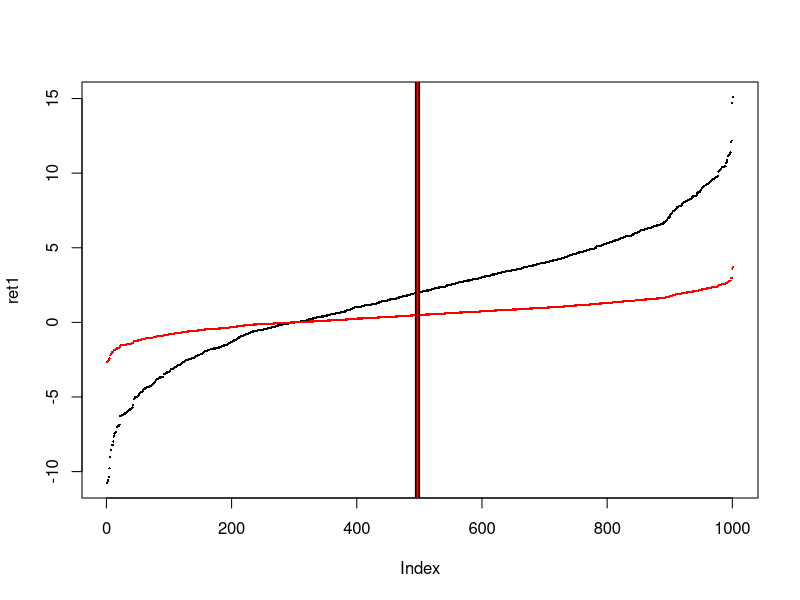
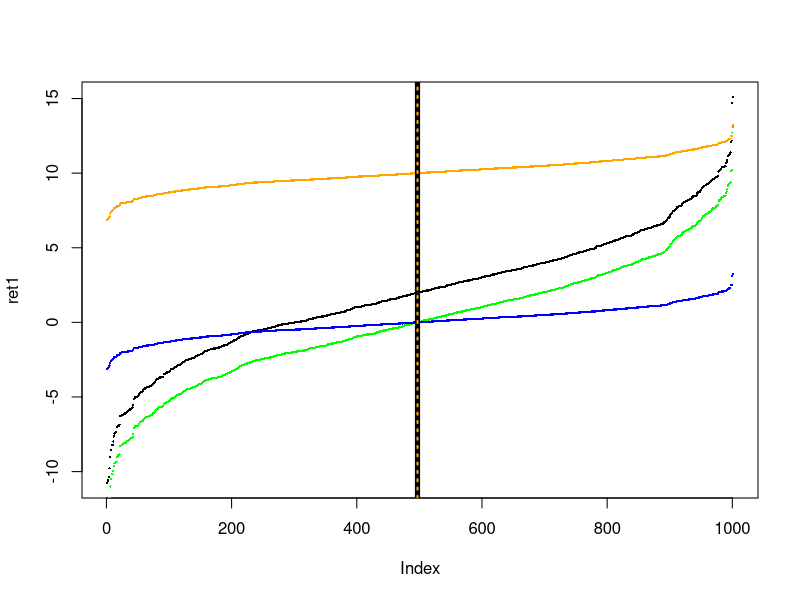
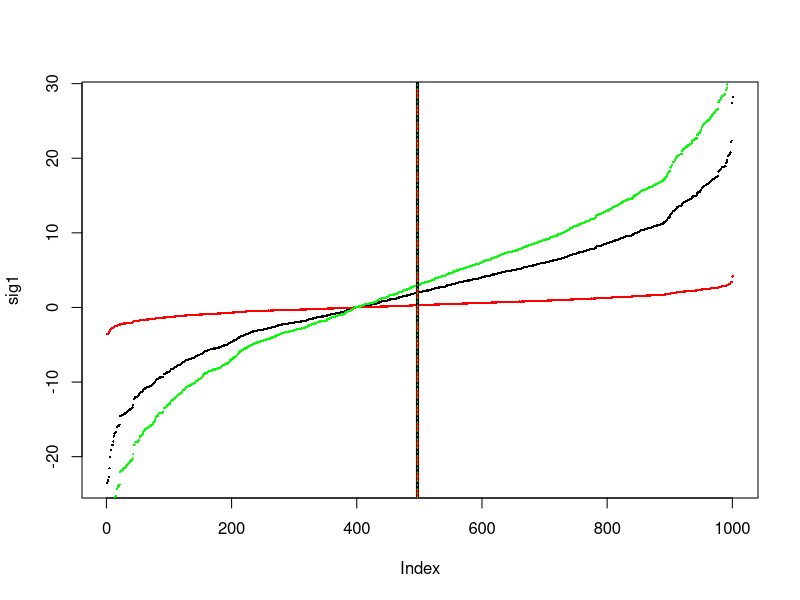
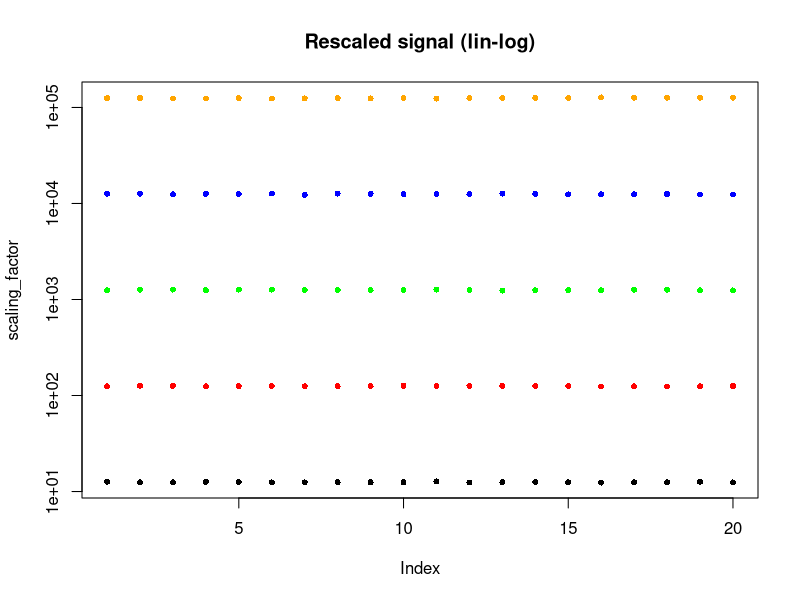
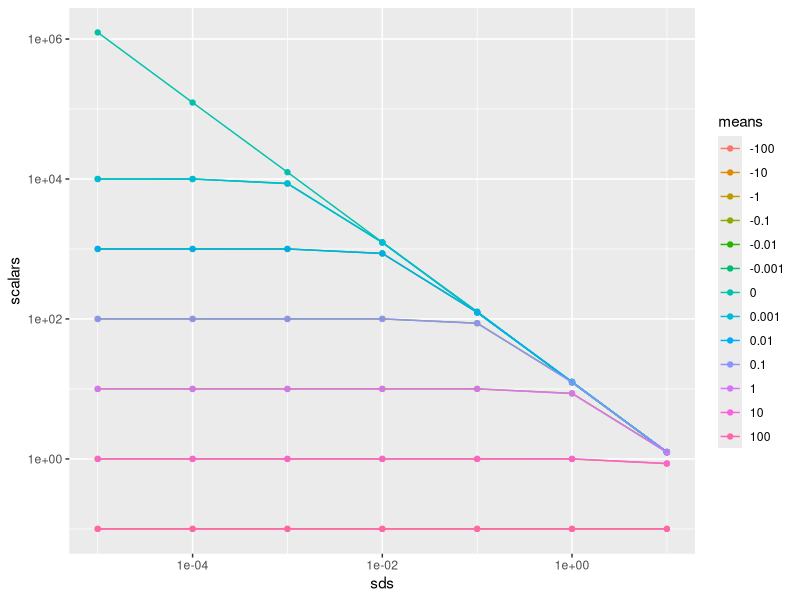
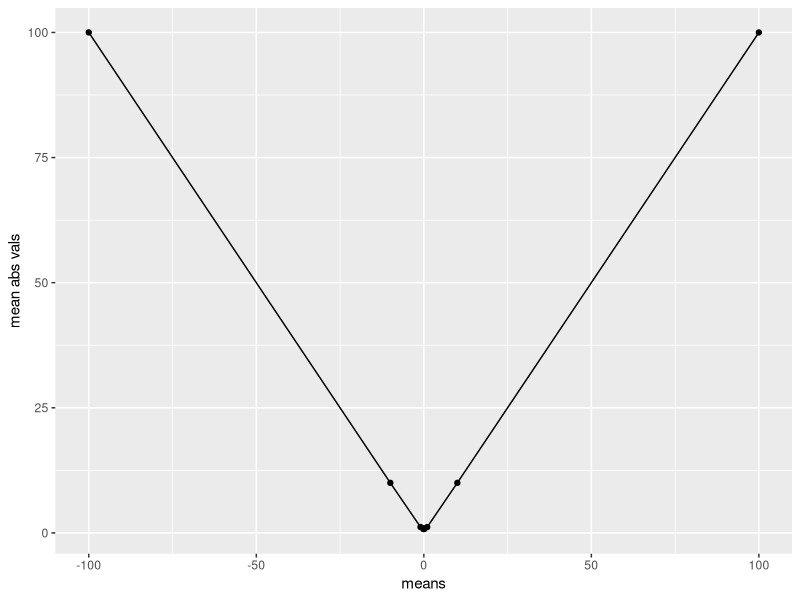
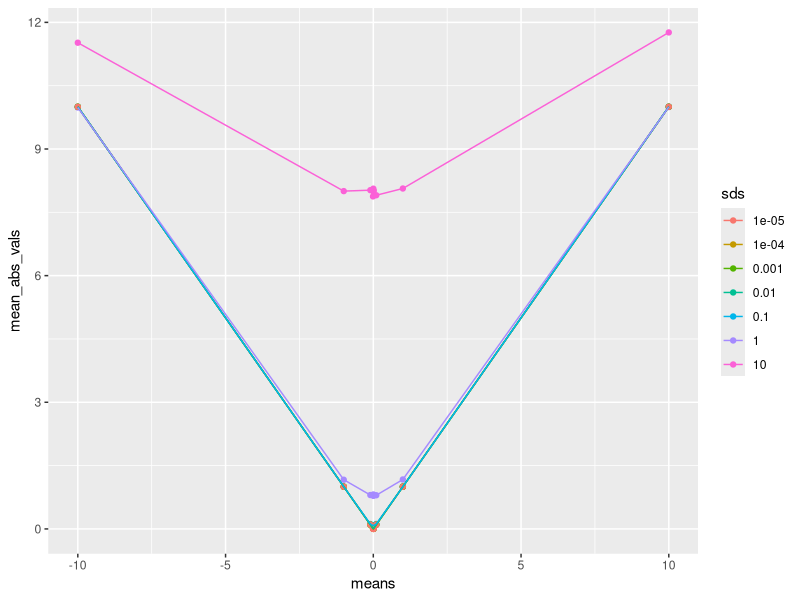
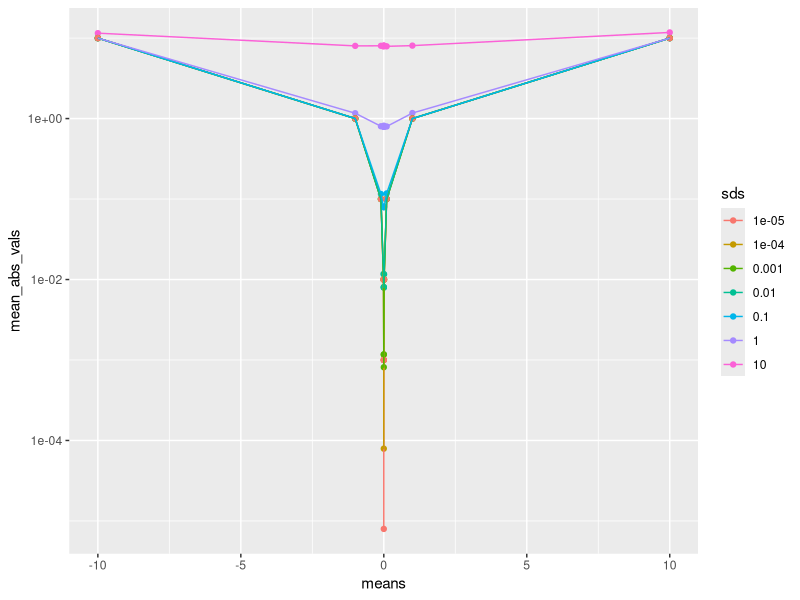

Reproduce these figures in R, in order.
## ---- chunk 1
knitr::opts_chunk$set(echo = TRUE)
## ---- chunk 2
set.seed(3746)
ret <- rnorm(1000, 2, 4)
## ---- chunk 3
mean(ret)
## ---- chunk 4
sd(ret)
## ---- chunk 5
std_ret <- ret / sd(ret)
## ---- chunk 6
mean(std_ret)
## ---- chunk 7
sd(std_ret)
## ---- chunk 8
ret1 <- sort(c(ret, mean(ret)))
std_ret1 <- sort(c(std_ret, mean(std_ret)))

plot(ret1, pch = 16, cex = 0.3, col = "black")
points(std_ret1, pch = 16, cex = 0.3, col = "red")
abline(v=which(ret1 == mean(ret1)), lty = "solid", lwd = 5, col="black")
abline(v=which(std_ret1 == mean(std_ret1)), lty = "solid", lwd = 2, col="red")
## ---- chunk 9
demeaned_ret <- ret - mean(ret)
## ---- chunk 10
mean(demeaned_ret)
## ---- chunk 11
sd(demeaned_ret)
## ---- chunk 12
std_demeaned_ret <- demeaned_ret / sd(demeaned_ret)
## ---- chunk 13
mean(std_demeaned_ret)
## ---- chunk 14
sd(std_demeaned_ret)
## ---- chunk 15
normalized_ret <- std_demeaned_ret + 10
## ---- chunk 16
mean(normalized_ret)
## ---- chunk 17
sd(normalized_ret)
## ---- chunk 18
ret1 <- sort(c(ret, mean(ret)))
demeaned_ret1 <- sort(c(demeaned_ret, mean(demeaned_ret)))
std_demeaned_ret1 <- sort(c(std_demeaned_ret, mean(std_demeaned_ret)))
normalized_ret1 <- sort(c(normalized_ret, mean(normalized_ret)))


plot(ret1, pch = 16, cex = 0.3, col = "black")
points(demeaned_ret1, pch = 16, cex = 0.3, col = "green")
points(std_demeaned_ret1, pch = 16, cex = 0.3, col = "blue")
points(normalized_ret1, pch = 16, cex = 0.3, col = "orange")
abline(v=which(ret1 == mean(ret1)), lty = "solid", lwd = 5, col="black")
abline(v=which(demeaned_ret1 == mean(demeaned_ret1)), lty = "dashed", lwd = 4, col="green")
abline(v=which(std_demeaned_ret1 == mean(std_demeaned_ret1)), lty = "dashed", lwd = 3, col="blue")
abline(v=which(normalized_ret1 == mean(normalized_ret1)), lty = "dotted", lwd = 2, col="orange")
## ---- chunk 19
set.seed(3746)
sig <- rnorm(1000, 2, 8)
## ---- chunk 20
mean_abs_sig <- mean(abs(sig))
mean_abs_sig
## ---- chunk 21
std_sig <- sig/mean_abs_sig
## ---- chunk 22
mean(std_sig)
## ---- chunk 23
sd(std_sig)
## ---- chunk 24
mean(std_sig[std_sig >= 0])
## ---- chunk 25
mean(std_sig[std_sig < 0])
## ---- chunk 26
sd(std_sig[std_sig >= 0])
## ---- chunk 27
sd(std_sig[std_sig < 0])
## ---- chunk 28
scaled_sig <- std_sig * 10
## ---- chunk 29
mean(scaled_sig)
## ---- chunk 30
mean(abs(scaled_sig))
## ---- chunk 31
sd(scaled_sig)
## ---- chunk 32
sd(abs(scaled_sig))
## ---- chunk 33
sig1 <- sort(c(sig, mean(sig)))
std_sig1 <- sort(c(std_sig, mean(std_sig)))
scaled_sig1 <- sort(c(scaled_sig, mean(scaled_sig)))

plot(sig1, pch = 16, cex = 0.3, col = "black")
points(std_sig1, pch = 16, cex = 0.3, col = "red")
points(scaled_sig1, pch = 16, cex = 0.3, col = "green")
abline(v=which(sig1 == mean(sig1)), lwd = 3, col="black")
abline(v=which(std_sig1 == mean(std_sig1)), lty = "dashed", lwd = 2, col="red")
abline(v=which(scaled_sig1 == mean(scaled_sig1)), lty = "dotted", lwd = 1, col="green")
## ---- chunk 34
f_normalization_factor <- function(raw_signal, target = 1) {
  target/mean(abs(raw_signal))
}
## ---- chunk 35
sd_vals <- c(1, 0.1, 0.01, 0.001, 0.0001)
factor_vectors <- list()
for(i in seq_along(sd_vals)) {
  factor_vectors[[i]] <- 
    replicate(20, f_normalization_factor(rnorm(10000, 0, sd_vals[i]), 10))
}
range_ <- range(factor_vectors)
## ---- chunk 36
plot(factor_vectors[[1]], pch = 16, cex = 0.8, ylim = range_, log = "y", ylab = "scaling_factor", main = "Rescaled signal (lin-log)")
points(factor_vectors[[2]], pch = 16, cex = 0.8, col = "red")
points(factor_vectors[[3]], pch = 16, cex = 0.8, col = "green")
points(factor_vectors[[4]], pch = 16, cex = 0.8, col = "blue")
points(factor_vectors[[5]], pch = 16, cex = 0.8, col = "orange")
## ---- chunk 37
mean(factor_vectors[[1]])
mean(factor_vectors[[2]])
mean(factor_vectors[[3]])
mean(factor_vectors[[4]])
mean(factor_vectors[[5]])
## ---- chunk 38
library(ggplot2)
## ---- chunk 39
means <- c(-100, -10, -1, -0.1, -0.01, - 0.001, 0, 0.001, 0.01, 0.1, 1, 10, 100)
sds <- c(10, 1, 0.1, 0.01, 0.001, 0.0001, 0.00001)
grid <- expand.grid(means = means, sds = sds)
for(i in 1:nrow(grid)) {
  grid[i, "scalars"] <- f_normalization_factor(rnorm(10000, grid$means[i], grid$sds[i]), 10)
}
## ---- chunk 40
ggplot(grid, aes(x = sds, y = scalars, color = as.factor(means))) +
  geom_point() +
  geom_line() +
  scale_x_log10() +
  scale_y_log10() +
  labs(x = "sds", y = "scalars", color = "means")
## ---- chunk 41
means <- c(-100, -10, -1, -0.1, -0.01, - 0.001, 0, 0.001, 0.01, 0.1, 1, 10, 100)
signals <- lapply(means, function(m) rnorm(10000, m, 1))
mean_abs_vals <- lapply(signals, function(x) mean(abs(x)))
df <- data.frame(means = means, mean_abs_vals = unlist(mean_abs_vals))
## ---- chunk 42
ggplot(df, aes(x = means, y = mean_abs_vals)) +
  geom_point() +
  geom_line() +
  labs(x = "means", y = "mean abs vals")
## ---- chunk 43
set.seed(3654)
sgnl1 <- rnorm(10000, -100, 1)
mean(abs(sgnl1)) == abs(mean(sgnl1))
## ---- chunk 44
set.seed(3654)
sgnl2 <- rnorm(10000, 0, 1)
mean(sgnl2)
mean(abs(sgnl2)) == abs(mean(sgnl2))
## ---- chunk 45
set.seed(3654)
sgnl3 <- rnorm(10000, 0.4, 0.1)
set.seed(3654)
sgnl4 <- rnorm(10000, 0.5, 0.1)
mean(abs(sgnl3)) == abs(mean(sgnl3))
mean(abs(sgnl4)) == abs(mean(sgnl4))
## ---- chunk 46
format(
  mean(abs(sgnl3)) - abs(mean(sgnl3)), 
  scientific=F,
  nsmall = 20
)

format( 
 mean(abs(sgnl4)) - abs(mean(sgnl4)),
 scientific=F,
 nsmall = 20
)
## ---- chunk 47
set.seed(3654)
sgnl5 <- rnorm(10000, 1, 0.1)
set.seed(3654)
sgnl6 <- rnorm(10000, 1, 0.2)
set.seed(3654)
sgnl7 <- rnorm(10000, 1, 0.3)
set.seed(3654)
sgnl8 <- rnorm(10000, 1, 1)
mean(abs(sgnl5)) == abs(mean(sgnl5))
mean(abs(sgnl6)) == abs(mean(sgnl6))
mean(abs(sgnl7)) == abs(mean(sgnl7))
mean(abs(sgnl8)) == abs(mean(sgnl8))
## ---- chunk 48
means <- c(-10, -1, -0.1, -0.01, - 0.001, 0, 0.001, 0.01, 0.1, 1, 10)
sds <- c(10, 1, 0.1, 0.01, 0.001, 0.0001, 0.00001)
grid <- expand.grid(means = means, sds = sds)
for(i in 1:nrow(grid)) {
  signal <- rnorm(10000, grid$means[i], grid$sds[i])
  grid[i, "mean_abs_vals"] <- mean(abs(signal))
}
## ---- chunk 49
ggplot(grid, aes(x = means, y = mean_abs_vals, color = as.factor(sds))) +
  geom_point() +
  geom_line() +
  labs(x = "means", y = "mean_abs_vals", color = "sds")
## ---- chunk 50
ggplot(grid, aes(x = means, y = mean_abs_vals, color = as.factor(sds))) +
  geom_point() +
  geom_line() +
  scale_y_log10() +
  labs(x = "means", y = "mean_abs_vals", color = "sds")
## ---- chunk 51
sd_vals <- c(1, 0.1, 0.01, 0.001, 0.0001)
factor_vectors <- list()
for(i in seq_along(sd_vals)) {
  factor_vectors[[i]] <- 
    replicate(20, f_normalization_factor(rnorm(10000, 1, sd_vals[i]), 10))
}
range_ <- range(factor_vectors)
## ---- chunk 52
plot(factor_vectors[[1]], pch = 16, cex = 0.8, ylim = range_, ylab = "scaling_factor",
    main= "Rescaled signal (lin-lin)")
points(factor_vectors[[2]], pch = 16, cex = 0.8, col = "red")
points(factor_vectors[[3]], pch = 16, cex = 0.8, col = "green")
points(factor_vectors[[4]], pch = 16, cex = 0.8, col = "blue")
points(factor_vectors[[5]], pch = 16, cex = 0.8, col = "orange")
## ---- chunk 53
range_ <- range(factor_vectors[2:5])
plot(factor_vectors[[2]], pch = 16, cex = 0.8, ylim = range_, ylab = "scaling_factor",
    main= "Rescaled signal (lin-lin)", col = "red")
#points(factor_vectors[[2]], pch = 16, cex = 0.8, col = "red")
points(factor_vectors[[3]], pch = 16, cex = 0.8, col = "green")
points(factor_vectors[[4]], pch = 16, cex = 0.8, col = "blue")
points(factor_vectors[[5]], pch = 16, cex = 0.8, col = "orange")
## ---- chunk 54
mean(factor_vectors[[1]])
mean(factor_vectors[[2]])
mean(factor_vectors[[3]])
mean(factor_vectors[[4]])
mean(factor_vectors[[5]])
## ---- chunk 55
f_sig_div_mult <- function(
    signal_correlations,
    signal_weights,
    min_cor = 0,
    max_sdm = 2.5) {
  H <- signal_correlations
  w <- signal_weights

  clamped_H <- clamp_matrix_lower(H, min_cor)
  clamp_signal_upper(
    1/sqrt(crossprod(t(w %*% clamped_H),  w)),
    max_signal = max_sdm
  )
}

f_signal_cor_mat <- function(
    signals
) {
  cor(signals)
}

f_signal_cov_mat <- function(
    signals
) {
  cov(signals)
}

f_normalization_factor <- function(raw_signal, target = 1) {
  target/mean(abs(raw_signal))
}

f_normalize_signal <- function(signal, normalization_factor = 1) {
  signal * normalization_factor
}

clamp_signal <- function(signal, min_signal = -Inf, max_signal = Inf) {
  #if(length(signal) != 1) {stop("clamp_signal() only takes a single number
  #                              as input.")}
  vapply(
    signal,
    function(x) {max(min_signal, min(x, max_signal))},
    numeric(1)
  )
}

clamp_matrix_lower <- function(input_matrix, min_signal) {
  apply(input_matrix,
        c(1,2),
        clamp_signal_lower,
        min_signal = min_signal
  )
}

clamp_signal_lower <- function(signal, min_signal = -Inf) {
  max(min_signal, signal)
}

clamp_signal_upper <- function(signal, max_signal = Inf) {
  min(signal, max_signal)
}

## This function is modified, so we don't have to load from a system list.
## Only one instrument
combine_signals <- function(
    clamped_signals,
    signal_weights,
    min_cor = 0,
    max_sdm = 2.5,
    sdm_mode = "div_mult",
    cor_or_cov = "cor") {

  # inst_names_by_algo <- get_inst_names_by_parsed_algo(system$algos)
  # unique_inst_names <-
  #   get_unique_inst_names_from_parsed_algos_list(system$algos)
  # 
  # n <- length(unique_inst_names)
  #combined_signals <- numeric(n)
  #signal_cor_mats <- list()

  #for(i in 1:n) {
    ## A subsystem is all the algos for an individual instrument
    # subsystem_IDs <- which(
    #   inst_names_by_algo[inst_names_by_algo == unique_inst_names[[i]]]
    # )

    ## Collect all clamped signals in subsystem i
    # signals <- sapply(
    #   signal_tables[subsystem_IDs], function(x) x$clamped_signal[t]
    # )
    ## Collect all signal weights in subsystem i
    # signal_weights <- sapply(
    #   signal_tables[subsystem_IDs], function(x) x$signal_weight[t]
    # )

    ## Calculate signal correlations.
    ## No need to do this every time we run update_position_table_row.
    clamped_signals_mat <- sapply(clamped_signals, function(x) x)
    
    if(cor_or_cov == "cor") {
      signal_cor_mat <- f_signal_cor_mat(clamped_signals_mat)
    } else if (cor_or_cov == "cov") {
      signal_cor_mat <- f_signal_cov_mat(clamped_signals_mat)
    }
      
    combined_signals <- clamped_signals_mat %*% signal_weights
    
    ## Signal Diversification Multiplier
    if(sdm_mode == "div_mult") {
      sdm <- f_sig_div_mult(
        signal_cor_mat, 
        signal_weights
      )
      print(paste("sdm: ", sdm))
    } else if(sdm_mode == "var") {
      n <- length(combined_signals)
      bias_correction <- sqrt((n - 1)/n)
      sdm <- 1/(sd(combined_signals) * bias_correction)
      print(paste("sdm: ", sdm))
    }
    combined_signals <-  combined_signals * sdm
    
  #}
  combined_signals
}
## ---- chunk 56
set.seed(876234)
signals <- lapply(1:5, function(x) rnorm(200, 0, 1))
## ---- chunk 57
norm_factors <- lapply(signals, function(x) {f_normalization_factor(x, target = 10)})
norm_factors
## ---- chunk 58
normalized_signals <- list()
for(i in seq_along(signals)) {
  normalized_signals[[i]] <- f_normalize_signal(signals[[i]], norm_factors[[i]])
}

lapply(normalized_signals, function(x) mean(abs(x)))
## ---- chunk 59
clamped_signals <- lapply(
  normalized_signals,
  function(x) {clamp_signal(x, min_signal = -20, max_signal = 20)}
)

lapply(clamped_signals, function(x) mean(abs(x)))
## ---- chunk 60
signal_weights <- rep(1/5, 5)
combined_signal <- combine_signals(
  clamped_signals,
  #normalized_signals,
  signal_weights
)

mean(abs(combined_signal))
## ---- chunk 61
div_test_funk <- function(
    m, 
    s,
    min_signal = -20,
    max_signal = 20,
    min_cor = 0,
    max_sdm = 2.5,
    sdm_mode = "div_mult",
    cor_or_cov = "cor"
    ) {
  signals <- lapply(1:5, function(x) rnorm(200, m, s))
  norm_factors <- lapply(signals, function(x) {f_normalization_factor(x, target = 10)})
  normalized_signals <- list()
  for(i in seq_along(signals)) {
    normalized_signals[[i]] <- f_normalize_signal(signals[[i]], norm_factors[[i]])
  }
  clamped_signals <- lapply(
    normalized_signals,
    function(x) {clamp_signal(x, min_signal = -20, max_signal = 20)}
  )
  signal_weights <- rep(1/5, 5)
  combined_signal <- combine_signals(
    clamped_signals,
    #normalized_signals,
    signal_weights,
    sdm_mode = sdm_mode,
    min_cor = min_cor,
    max_sdm = max_sdm,
    cor_or_cov = cor_or_cov
  )
  list(signals = signals, 
   norm_factors = norm_factors, 
   normalized_signals = normalized_signals, 
   clamped_signals = clamped_signals, 
   signal_weights = signal_weights, 
   combined_signal = combined_signal
  )
}
## ---- chunk 62
div_test <- div_test_funk(
  m = 0, 
  s = 1,
  min_signal = -20,
  max_signal = 20,
  min_cor = 0,
  max_sdm = 2.5
)

mean(abs(div_test$combined_signal))
## ---- chunk 63
div_test <- div_test_funk(
  m = 0, 
  s = 1,
  min_signal = -Inf,
  max_signal = Inf,
  min_cor = -Inf,
  max_sdm = Inf
)

mean(abs(div_test$combined_signal))
## ---- chunk 64
div_test <- div_test_funk(
  m = -1, 
  s = 4,
  min_signal = -Inf,
  max_signal = Inf,
  min_cor = -Inf,
  max_sdm = Inf
)

mean(abs(div_test$combined_signal))
## ---- chunk 65
div_test <- div_test_funk(
  m = -1, 
  s = 4,
  min_signal = -Inf,
  max_signal = Inf,
  min_cor = -Inf,
  max_sdm = Inf,
  sdm_mode = "var"
)

mean(abs(div_test$combined_signal))
## ---- chunk 66
head(div_test$combined_signal)
## ---- chunk 67
div_test <- div_test_funk(
  m = -1, 
  s = 4,
  min_signal = -Inf,
  max_signal = Inf,
  min_cor = -Inf,
  max_sdm = Inf,
  sdm_mode = "div_mult",
  cor_or_cov = "cor"
)

mean(abs(div_test$combined_signal))
## ---- chunk 68
div_test <- div_test_funk(
  m = 0.1, 
  s = 0.1,
  min_signal = -Inf,
  max_signal = Inf,
  min_cor = -Inf,
  max_sdm = Inf,
  sdm_mode = "div_mult", #"div_mult" or "var"
  cor_or_cov = "cor" #"cor" or "cov"
)

mean(abs(div_test$combined_signal))
## ---- chunk 69
std_norm_signal <- rnorm(1000000, 0, 1)

sd_pop <- function(x) {
  n <- length(x)
  bias_factor <- (n - 1) / n
  sd(x) * bias_factor
}

sqrt(2/pi) * sd_pop(std_norm_signal)
mean(abs(std_norm_signal))
## ---- chunk 70
nnn <- 2^(4:23)
signals <- lapply(nnn, function(n) {
  set.seed(76523)
  rnorm(n, 0, 1)
})
aaa <- vapply(signals, function(x) {sqrt(2/pi) * sd_pop(x)}, numeric(1))
bbb <- vapply(signals, function(x) {mean(abs(x))}, numeric(1))
diffs <- abs(aaa - bbb)
df <- data.frame(nnn = nnn, diffs = diffs)
## ---- chunk 71
ggplot(df, aes(x = nnn, y = diffs)) +
  geom_point() +
  geom_line() +
  scale_x_continuous(trans='log2')  +
  scale_y_continuous(trans='log2')  +
  labs(x = "n", y = "diff") + 
  labs(title = "log-log")
## ---- chunk 72
signal_1 <- round(rnorm(1000), 2)
signal_2 <- round(rnorm(1000), 2)
## ---- chunk 73
signals <- data.frame(
  x1 = signal_1,
  x2 = signal_2
)
## ---- chunk 74
cov(signal_1, signal_2)
cov(signals)
cov(signal_1, signal_1)
## ---- chunk 75
D <- diag(c(sd(signal_1), sd(signal_2)))
D %*% cor(signals) %*% D

## compare:
cov(signals)
## ---- chunk 76
D <- solve(
  sqrt(
    diag(
      diag(
        cov(signals)
      )
    )
  )
) ## Inverse
D %*% cov(signals) %*% D

## compare:
V <- diag(cov(signals)) ## Get variances from cov matrix

cov(signals)/V

## compare:
cor(signals)
## ---- chunk 77
H <- cor(signals)
V <- cov(signals)
signals_mat <- as.matrix(signals)
W <- c(0.3, 0.7)
comb_signals <- signals_mat %*% W
## ---- chunk 78
## 1)
Ws <- W * (diag(sqrt(V))) ## weighted st. devs
sqrt(
  crossprod(
    t(Ws %*% H),  
    Ws
  )
)[1,1]

## 2)
sqrt(
  crossprod(
    t(W %*% V),  
    W
  )
)[1,1]

## 3)
sqrt(var(comb_signals))[1,1]

## 4)
sd(comb_signals)
## ---- chunk 79
H <- cov(signals)
W <- c(0.5, 0.5)
## ---- chunk 80
f_sig_div_mult(H, W)
## ---- chunk 81
1/(sd(as.matrix(signals) %*% W))
## ---- chunk 82
signals_mat <- as.matrix(signals)
W <- c(0.3, 0.7)
comb_signals <- signals_mat %*% W
## ---- chunk 83
0.3 * signals[1, 1] + 0.7 * signals[1, 2]
comb_signals[1]
## ---- chunk 84
sqrt(crossprod(t(W %*% cov(signals)),  W))
sqrt(var(comb_signals))
sd(comb_signals)
## ---- chunk 85
clamp_matrix_lower <- function(input_matrix, min_signal) {
  apply(input_matrix,
        c(1,2),
        clamp_signal_lower,
        min_signal = min_signal
  )
}
## ---- chunk 86
clamp_matrix_lower(H, 0.5)
## ---- chunk 87
clamp_matrix_lower(H, min_signal = 0)
H
